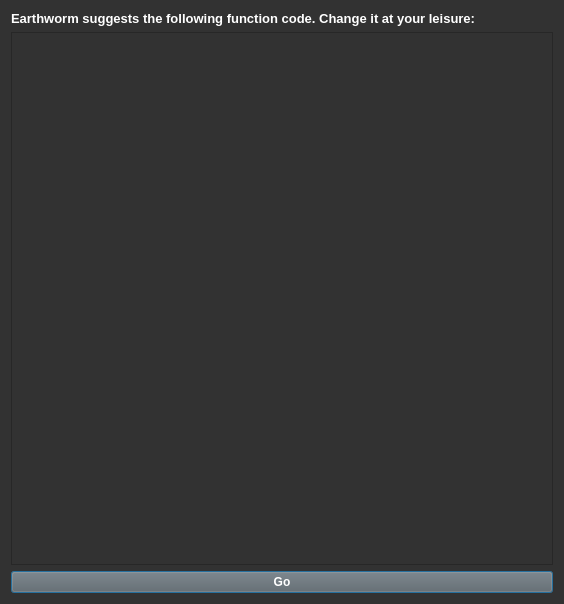
<?xml version="1.0" encoding="UTF-8"?>
<ui version="4.0">
 <class>FixInfo</class>
 <widget class="QDialog" name="FixInfo">
  <property name="geometry">
   <rect>
    <x>0</x>
    <y>0</y>
    <width>564</width>
    <height>604</height>
   </rect>
  </property>
  <property name="windowTitle">
   <string>Dialog</string>
  </property>
  <property name="styleSheet">
   <string notr="true">background-color: rgb(50, 50, 50);</string>
  </property>
  <layout class="QVBoxLayout" name="verticalLayout_2">
   <item>
    <widget class="QLabel" name="label_title">
     <property name="font">
      <font>
       <pointsize>10</pointsize>
       <weight>75</weight>
       <bold>true</bold>
      </font>
     </property>
     <property name="styleSheet">
      <string notr="true">color: rgb(255, 255, 255);</string>
     </property>
     <property name="text">
      <string>Earthworm suggests the following function code. Change it at your leisure:</string>
     </property>
    </widget>
   </item>
   <item>
    <widget class="QTextEdit" name="textEdit">
     <property name="font">
      <font>
       <family>Consolas</family>
       <pointsize>12</pointsize>
       <weight>75</weight>
       <bold>true</bold>
      </font>
     </property>
    </widget>
   </item>
   <item>
    <layout class="QHBoxLayout" name="buttons_pane">
     <item>
      <widget class="QPushButton" name="button_go">
       <property name="font">
        <font>
         <weight>75</weight>
         <bold>true</bold>
        </font>
       </property>
       <property name="styleSheet">
        <string notr="true">background-color: rgb(100, 100, 100);
color: rgb(255, 255, 255);</string>
       </property>
       <property name="text">
        <string>Go</string>
       </property>
      </widget>
     </item>
    </layout>
   </item>
  </layout>
 </widget>
 <resources/>
 <connections/>
</ui>
